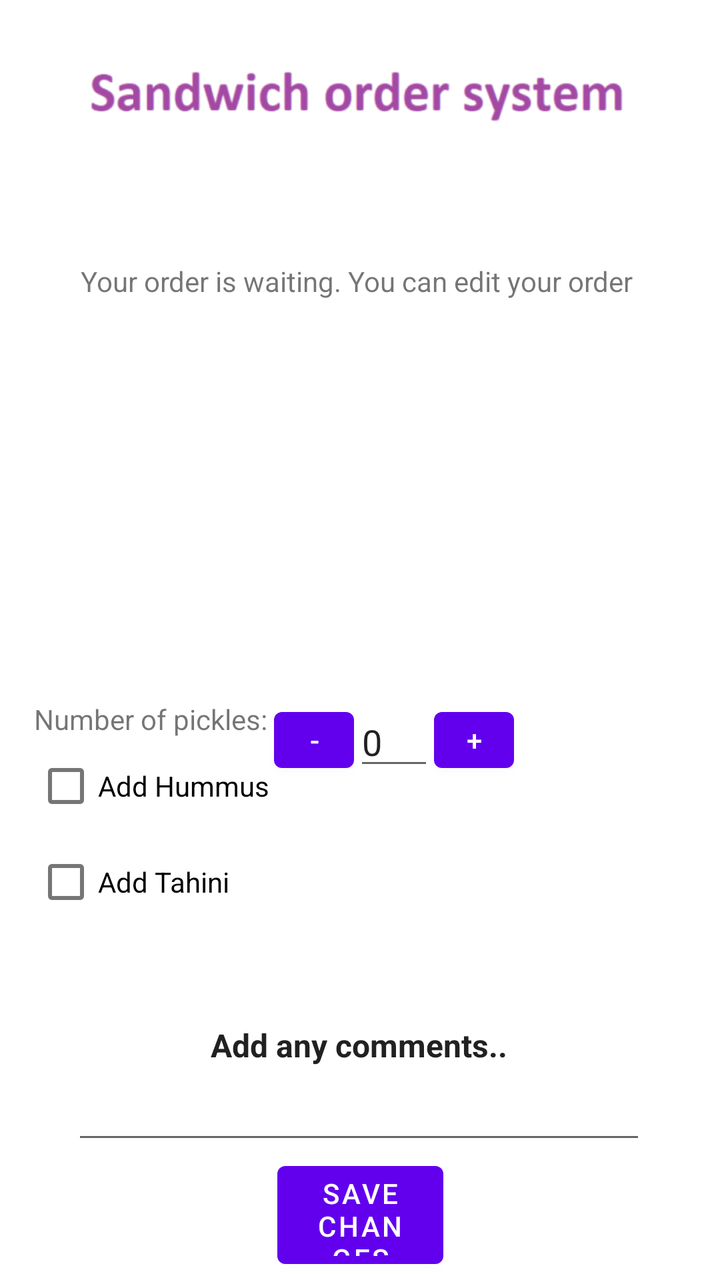
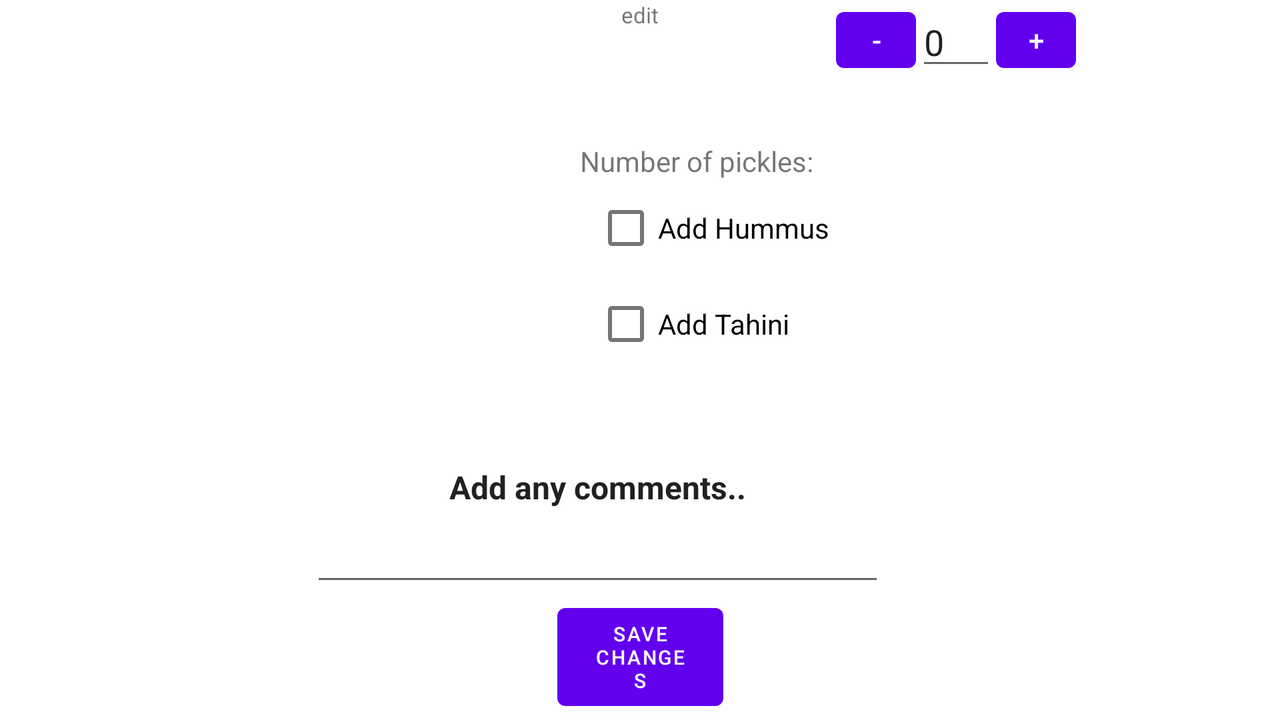

An Android layout and its configuration variant, each rendered on a device that would load it. The default file and the variant file are quoted in full after the pictures.
<!-- AndroidManifest.xml: application theme Theme.Post_pc_ex7 -->
<!-- res/layout/edit_order.xml -->
<?xml version="1.0" encoding="utf-8"?>
<androidx.constraintlayout.widget.ConstraintLayout

        xmlns:android="http://schemas.android.com/apk/res/android"
        xmlns:app="http://schemas.android.com/apk/res-auto"
        xmlns:tools="http://schemas.android.com/tools"
        android:layout_width="match_parent"
        android:layout_height="match_parent">

        <TextView
            android:id="@+id/welcomeTextView"
            android:layout_marginStart="100dp"
            android:layout_marginEnd="30dp"
            android:layout_marginTop="40dp"
            app:layout_constraintRight_toRightOf="@+id/layout"
            app:layout_constraintLeft_toLeftOf="@+id/layout"
            android:layout_width="wrap_content"
            app:layout_constraintRight_toLeftOf="@id/nameTextView"
            android:layout_height="wrap_content"
            android:visibility="gone"
            app:layout_constraintBottom_toTopOf="@id/sandwichImageView"
            android:text="edit your order                       "
            tools:layout_editor_absoluteX="55dp"
            tools:layout_editor_absoluteY="111dp" />

        <TextView
            android:id="@+id/nameTextView"
            app:layout_constraintBottom_toTopOf="@id/sandwichImageView"
            app:layout_constraintLeft_toRightOf="@id/welcomeTextView"
            android:layout_width="wrap_content"
            app:layout_constraintRight_toRightOf="parent"
            app:layout_constraintLeft_toLeftOf="parent"
            android:layout_height="wrap_content"
            android:text="Your order is waiting. You can edit your order "
            tools:layout_editor_absoluteX="214dp"
            tools:layout_editor_absoluteY="111dp" />


        <ImageView
            android:id="@+id/saveImage"
            android:layout_width="83dp"
            app:layout_constraintRight_toRightOf="parent"
            app:layout_constraintLeft_toLeftOf="parent"
            android:layout_height="61dp"
            android:src="@android:drawable/ic_menu_save"
            tools:layout_editor_absoluteX="154dp"
            app:layout_constraintTop_toBottomOf="@id/editCommentsEditText"
            tools:layout_editor_absoluteY="612dp" />

        <ImageView
            android:id="@+id/sandwichImageView"
            android:layout_width="156dp"
            android:layout_height="200dp"
            app:layout_constraintRight_toRightOf="parent"
            app:layout_constraintLeft_toLeftOf="parent"
            app:layout_constraintBottom_toTopOf="@id/picklesTextView"
            android:src="@drawable/sandwich"
            tools:layout_editor_absoluteX="113dp"
            tools:layout_editor_absoluteY="154dp" />

        <EditText
            android:id="@+id/editCommentsEditText"
            android:layout_width="287dp"
            android:layout_marginStart="32dp"
            android:layout_marginEnd="32dp"
            android:layout_marginBottom="32dp"
            android:ellipsize="start"
            android:gravity="center"
            android:textColor="#212121"
            android:textSize="16sp"
            android:textStyle="bold"
            app:autoSizeMaxTextSize="100sp"
            app:autoSizeMinTextSize="14sp"
            app:autoSizeStepGranularity="2sp"
            app:autoSizeTextType="uniform"
            android:layout_height="112dp"
            android:ems="10"
            android:inputType="textPersonName"
            android:text="Add any comments.."
            app:layout_constraintHorizontal_bias="0.427"
            app:layout_constraintLeft_toLeftOf="parent"
            app:layout_constraintRight_toRightOf="parent"
            app:layout_constraintTop_toBottomOf="@id/addTahiniCheckBox" />

        <CheckBox
            android:id="@+id/addHummusCheckBox"
            app:layout_constraintLeft_toLeftOf="@id/frameLayout"
            android:layout_width="wrap_content"
            android:layout_height="wrap_content"
            android:text="Add Hummus"
            android:layout_marginStart="15dp"
            app:layout_constraintTop_toBottomOf="@+id/picklesTextView"
            tools:layout_editor_absoluteX="59dp" />

        <CheckBox
            android:id="@+id/addTahiniCheckBox"
            android:layout_width="wrap_content"
            android:layout_marginStart="15dp"
            app:layout_constraintLeft_toLeftOf="@id/frameLayout"
            android:layout_height="wrap_content"
            android:text="Add Tahini"
            app:layout_constraintTop_toBottomOf="@+id/addHummusCheckBox"
            tools:layout_editor_absoluteX="59dp"
            tools:layout_editor_absoluteY="443dp" />



        <TextView
            android:id="@+id/picklesTextView"
            android:layout_width="wrap_content"
            app:layout_constraintLeft_toLeftOf="@id/frameLayout"
            app:layout_constraintTop_toBottomOf="@+id/layout"
            android:layout_height="wrap_content"
            android:layout_marginStart="15dp"
            android:text="Number of pickles: "
            tools:layout_editor_absoluteX="62dp"
            tools:layout_editor_absoluteY="374dp" />

        <ImageView
            android:id="@+id/x_image"
            app:layout_constraintLeft_toRightOf="@id/plus"
            android:layout_width="20dp"
            android:layout_height="20dp"
            android:visibility="gone"
            app:layout_constraintTop_toBottomOf="@id/sandwichImageView"
            android:src="@drawable/x"
            />

        <ImageView
            android:id="@+id/order_image"
            android:layout_width="wrap_content"
            app:layout_constraintRight_toRightOf="parent"
            app:layout_constraintLeft_toLeftOf="parent"
            android:layout_height="wrap_content"
            android:layout_weight="1"
            android:layout_marginTop="40dp"
            app:layout_constraintBottom_toTopOf="@id/welcomeTextView"
            android:src="@drawable/order_system"
            />

        <LinearLayout
            android:id="@+id/layout"
            android:layout_width="421dp"
            android:layout_height="350dp"
            android:layout_marginBottom="29dp"
            android:orientation="horizontal"
            app:layout_constraintTop_toTopOf="parent"
            tools:layout_editor_absoluteX="-10dp">


        </LinearLayout>

        <FrameLayout
            android:id="@+id/frameLayout"
            android:layout_width="358dp"
            android:layout_height="119dp"
            app:layout_constraintEnd_toEndOf="parent"
            tools:layout_editor_absoluteY="350dp">



        </FrameLayout>

        <Button
            android:id="@+id/minus"
            android:layout_width="40dp"
            android:layout_height="40dp"
            app:layout_constraintTop_toBottomOf="@id/sandwichImageView"
            android:text="-"
            app:layout_constraintLeft_toRightOf="@id/picklesTextView"
            tools:layout_editor_absoluteX="68dp"
            tools:layout_editor_absoluteY="667dp" />

        <Button
            android:id="@+id/plus"
            android:layout_width="40dp"
            app:layout_constraintTop_toBottomOf="@id/sandwichImageView"
            android:layout_height="40dp"
            app:layout_constraintLeft_toRightOf="@id/editNumberPicklesText"
            android:text="+"
            tools:layout_editor_absoluteX="149dp"
            tools:layout_editor_absoluteY="667dp" />

        <EditText
            android:id="@+id/editNumberPicklesText"
            android:layout_width="40dp"
            app:layout_constraintTop_toBottomOf="@id/sandwichImageView"
            app:layout_constraintLeft_toRightOf="@id/minus"
            android:layout_height="40dp"
            android:ems="20"
            android:maxLength="2"
            android:text="0"
            android:inputType="number"
            tools:layout_editor_absoluteX="109dp"
            tools:layout_editor_absoluteY="667dp" />

        <Button
            android:id="@+id/saveImageButton"
            android:text="save changes"
            android:layout_width="83dp"
            app:layout_constraintRight_toRightOf="parent"
            app:layout_constraintLeft_toLeftOf="parent"
            android:layout_height="61dp"
            app:srcCompat="@android:drawable/ic_menu_save"
            tools:layout_editor_absoluteX="154dp"
            android:visibility="visible"
            app:layout_constraintTop_toBottomOf="@id/editCommentsEditText"
            tools:layout_editor_absoluteY="612dp" />




</androidx.constraintlayout.widget.ConstraintLayout>
<!-- resources referenced by this layout -->
<resources>
  <!-- drawable order_system: png bitmap (drawable, 19589 bytes) -->
  <!-- drawable x: png bitmap (drawable, 1632 bytes) -->
  <style name="Theme.Post_pc_ex7" parent="Theme.MaterialComponents.DayNight.DarkActionBar">
          
          <item name="colorPrimary">@color/purple_500</item>
          <item name="colorPrimaryVariant">@color/purple_700</item>
          <item name="colorOnPrimary">@color/white</item>
          
          <item name="colorSecondary">@color/teal_200</item>
          <item name="colorSecondaryVariant">@color/teal_700</item>
          <item name="colorOnSecondary">@color/black</item>
          
          <item name="android:statusBarColor" tools:targetApi="l">?attr/colorPrimaryVariant</item>
          
      </style>
</resources>
<!-- res/layout-land/edit_order.xml (the repository's variant of the layout above) -->
<!-- drawn on the phone turned sideways -->
<?xml version="1.0" encoding="utf-8"?>
<androidx.constraintlayout.widget.ConstraintLayout

        xmlns:android="http://schemas.android.com/apk/res/android"
        xmlns:app="http://schemas.android.com/apk/res-auto"
        xmlns:tools="http://schemas.android.com/tools"
        android:layout_width="match_parent"
        android:layout_height="match_parent">

        <TextView
            android:id="@+id/welcomeTextView"
            android:layout_width="wrap_content"
            android:layout_height="wrap_content"
            android:text="edit your order                       "
            android:visibility="gone"
            app:layout_constraintLeft_toLeftOf="@+id/layout"
            app:layout_constraintRight_toLeftOf="@id/nameTextView"
            app:layout_constraintRight_toRightOf="@+id/layout"
            tools:layout_editor_absoluteY="111dp" />

        <TextView
            android:id="@+id/nameTextView"
            android:layout_width="wrap_content"
            android:layout_height="wrap_content"
            android:text="edit"
            android:textSize="11sp"
            app:layout_constraintLeft_toLeftOf="parent"
            app:layout_constraintLeft_toRightOf="@id/welcomeTextView"
            app:layout_constraintRight_toRightOf="parent"
            tools:layout_editor_absoluteY="111dp" />


        <ImageView
            android:id="@+id/saveImage"
            android:layout_width="83dp"
            app:layout_constraintRight_toRightOf="parent"
            app:layout_constraintLeft_toLeftOf="parent"
            android:layout_height="61dp"
            android:src="@android:drawable/ic_menu_save"
            tools:layout_editor_absoluteX="154dp"
            app:layout_constraintTop_toBottomOf="@id/editCommentsEditText"
            tools:layout_editor_absoluteY="612dp" />


        <EditText
            android:id="@+id/editCommentsEditText"
            android:layout_width="287dp"
            android:layout_marginStart="32dp"
            android:layout_marginEnd="32dp"
            android:layout_marginBottom="32dp"
            android:ellipsize="start"
            android:gravity="center"
            android:textColor="#212121"
            android:textSize="16sp"
            android:textStyle="bold"
            app:autoSizeMaxTextSize="100sp"
            app:autoSizeMinTextSize="14sp"
            app:autoSizeStepGranularity="2sp"
            app:autoSizeTextType="uniform"
            android:layout_height="112dp"
            android:ems="10"
            android:inputType="textPersonName"
            android:text="Add any comments.."
            app:layout_constraintHorizontal_bias="0.427"
            app:layout_constraintLeft_toLeftOf="parent"
            app:layout_constraintRight_toRightOf="parent"
            app:layout_constraintTop_toBottomOf="@id/addTahiniCheckBox" />

        <CheckBox
            android:id="@+id/addHummusCheckBox"
            app:layout_constraintLeft_toLeftOf="@id/frameLayout"
            android:layout_width="wrap_content"
            android:layout_height="wrap_content"
            android:text="Add Hummus"
            android:layout_marginStart="15dp"
            app:layout_constraintTop_toBottomOf="@+id/picklesTextView"
            tools:layout_editor_absoluteX="59dp" />

        <CheckBox
            android:id="@+id/addTahiniCheckBox"
            android:layout_width="wrap_content"
            android:layout_marginStart="15dp"
            app:layout_constraintLeft_toLeftOf="@id/frameLayout"
            android:layout_height="wrap_content"
            android:text="Add Tahini"
            app:layout_constraintTop_toBottomOf="@+id/addHummusCheckBox"
            tools:layout_editor_absoluteX="59dp"
            tools:layout_editor_absoluteY="443dp" />


        <TextView
            android:id="@+id/picklesTextView"
            android:layout_width="wrap_content"
            android:layout_height="wrap_content"
            android:layout_marginLeft="8dp"
            android:layout_marginTop="4dp"
            android:text="Number of pickles: "
            app:layout_constraintLeft_toLeftOf="@id/frameLayout"
            app:layout_constraintTop_toBottomOf="@+id/layout" />

        <ImageView
            android:id="@+id/x_image"
            android:layout_width="20dp"
            android:layout_height="20dp"
            android:src="@drawable/x"
            android:visibility="gone"
            app:layout_constraintLeft_toRightOf="@id/plus" />

        <LinearLayout
            android:id="@+id/layout"
            android:layout_width="124dp"
            android:layout_height="67dp"
            android:orientation="horizontal"
            app:layout_constraintTop_toTopOf="parent"
            tools:layout_editor_absoluteX="-10dp">


        </LinearLayout>

        <FrameLayout
            android:id="@+id/frameLayout"
            android:layout_width="358dp"
            android:layout_height="119dp"
            app:layout_constraintEnd_toEndOf="parent"
            tools:layout_editor_absoluteY="350dp">



        </FrameLayout>

        <Button
            android:id="@+id/minus"
            android:layout_width="40dp"
            android:layout_height="40dp"
            android:layout_marginLeft="8dp"
            android:text="-"
            app:layout_constraintLeft_toRightOf="@id/picklesTextView"
            tools:layout_editor_absoluteY="211dp" />

        <Button
            android:id="@+id/plus"
            android:layout_width="40dp"
            android:layout_height="40dp"
            android:text="+"
            app:layout_constraintLeft_toRightOf="@id/editNumberPicklesText"
            tools:layout_editor_absoluteY="211dp" />

        <EditText
            android:id="@+id/editNumberPicklesText"
            android:layout_width="40dp"
            android:layout_height="40dp"
            android:ems="20"
            android:inputType="number"
            android:maxLength="2"
            android:text="0"
            app:layout_constraintLeft_toRightOf="@id/minus"
            tools:layout_editor_absoluteY="211dp" />

        <Button
            android:id="@+id/saveImageButton"
            android:text="save changes"
            android:layout_width="83dp"
            app:layout_constraintRight_toRightOf="parent"
            app:layout_constraintLeft_toLeftOf="parent"
            android:layout_height="61dp"
            android:textSize="10sp"
            app:srcCompat="@android:drawable/ic_menu_save"
            tools:layout_editor_absoluteX="154dp"
            android:visibility="visible"
            app:layout_constraintTop_toBottomOf="@id/editCommentsEditText"
            tools:layout_editor_absoluteY="612dp" />

        <Button
            android:id="@+id/deleteOrderButton"
            android:layout_width="wrap_content"
            app:layout_constraintRight_toRightOf="parent"
            app:layout_constraintLeft_toLeftOf="parent"
            app:layout_constraintTop_toBottomOf="@id/saveImageButton"
            android:layout_height="wrap_content"
            android:textAlignment="center"
            android:drawableRight="@drawable/ic_delete"
            android:text=""
            tools:layout_editor_absoluteX="166dp"
            tools:layout_editor_absoluteY="639dp" />


</androidx.constraintlayout.widget.ConstraintLayout>
<!-- resources referenced by the variant -->
<!-- as the phone turned sideways resolves them -->
<resources>
  <!-- drawable x: png bitmap (drawable, 1632 bytes) -->
  <style name="Theme.Post_pc_ex7" parent="Theme.MaterialComponents.DayNight.DarkActionBar">
          
          <item name="colorPrimary">@color/purple_500</item>
          <item name="colorPrimaryVariant">@color/purple_700</item>
          <item name="colorOnPrimary">@color/white</item>
          
          <item name="colorSecondary">@color/teal_200</item>
          <item name="colorSecondaryVariant">@color/teal_700</item>
          <item name="colorOnSecondary">@color/black</item>
          
          <item name="android:statusBarColor" tools:targetApi="l">?attr/colorPrimaryVariant</item>
          
      </style>
</resources>
